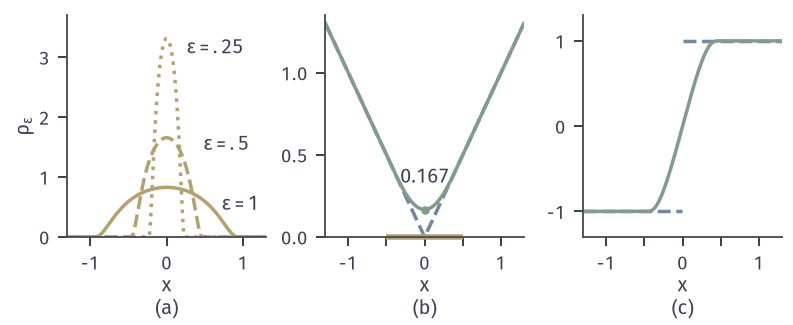

The script that drew this image:
from pathlib import Path
import sys
ROOT = next(p for p in Path(__file__).resolve().parents if (p/'build.sh').is_file() and (p/'tex/book.tex').is_file())
sys.path.insert(0, str(ROOT/'figures/00-shared/mathematical-preliminaries-upper/00-shared/comprehension-figures'))
from support import figure, save, BLUE, GREEN, YELLOW, RED, PURPLE, INK, MUTED, GRID, BLUE_FILL, GREEN_FILL, YELLOW_FILL, RED_FILL, PURPLE_FILL
import numpy as np

def bump(t):
    """psi(t)=exp(-1/(1-t^2)) on |t|<1 and 0 elsewhere."""
    t = np.asarray(t, float); out = np.zeros_like(t); m = np.abs(t) < 1
    out[m] = np.exp(-1/(1-t[m]**2)); return out
C1 = 0.44399381623014  # integral of psi over [-1,1]
def rho(t, eps=1.0):
    """1-D mollifier rho_eps(t)=rho(t/eps)/eps."""
    return bump(np.asarray(t, float)/eps)/C1/eps
def mollify(fun, x, eps, n=4001):
    """f_eps(x)=int rho_eps(z) f(x-z) dz by the midpoint rule on [-eps,eps]."""
    z = (np.arange(n)+.5)/n*2*eps-eps; dz = 2*eps/n
    return np.array([np.sum(rho(z, eps)*fun(xi-z))*dz for xi in np.atleast_1d(x)])
def letters(fig, axes, y=.02):
    for ax, s in zip(axes, ['(a)', '(b)', '(c)']):
        p = ax.get_position(); fig.text((p.x0+p.x1)/2, y, s, ha='center', va='bottom')
fig, axes = figure(width_mm=112, height_mm=46, ncols=3)
fig.set_layout_engine(None); fig.subplots_adjust(left=.085, right=.985, top=.95, bottom=.27, wspace=.3)
a = axes[0]; x = np.linspace(-1.3, 1.3, 1400)
for e, ls in zip([1, .5, .25], ['-', '--', ':']):
    a.plot(x, rho(x, e), color=YELLOW, lw=1.4, ls=ls)
a.text(.72, .45, r'$\varepsilon=1$', ha='left'); a.text(.48, 1.45, r'$\varepsilon=.5$', ha='left'); a.text(.26, 3.05, r'$\varepsilon=.25$', ha='left')
a.set_xlim(-1.3, 1.3); a.set_ylim(0, 3.7); a.set_xticks([-1, 0, 1]); a.set_yticks([0, 1, 2, 3]); a.set_xlabel('$x$', labelpad=1); a.set_ylabel(r'$\rho_\varepsilon$', labelpad=2)
b = axes[1]; x = np.linspace(-1.3, 1.3, 521); eps = .5
b.plot(x, np.abs(x), color=BLUE, lw=1.4, ls='--'); fe = mollify(np.abs, x, eps); b.plot(x, fe, color=GREEN, lw=1.4)
v0 = float(mollify(np.abs, np.array([0.]), eps)[0]); b.plot([0], [v0], 'o', ms=3.4, color=GREEN, mew=0); b.text(0, v0+.2, '{:.3f}'.format(v0), ha='center', va='center')
b.plot([-.5, .5], [0, 0], color=YELLOW, lw=2.2, solid_capstyle='butt', clip_on=False)
b.set_xlim(-1.3, 1.3); b.set_ylim(0, 1.35); b.set_xticks([-1, -.5, 0, .5, 1]); b.set_xticklabels(['-1', '', '0', '', '1']); b.set_yticks([0, .5, 1]); b.set_xlabel('$x$', labelpad=1)
c = axes[2]
c.plot(x[x < 0], -np.ones(np.sum(x < 0)), color=BLUE, lw=1.4, ls='--'); c.plot(x[x > 0], np.ones(np.sum(x > 0)), color=BLUE, lw=1.4, ls='--')
c.plot(x, mollify(np.sign, x, eps), color=GREEN, lw=1.4)
c.set_xlim(-1.3, 1.3); c.set_ylim(-1.3, 1.3); c.set_xticks([-1, -.5, 0, .5, 1]); c.set_xticklabels(['-1', '', '0', '', '1']); c.set_yticks([-1, 0, 1]); c.set_xlabel('$x$', labelpad=1)
letters(fig, axes)
save(fig, Path(__file__).resolve().parent, 'figure', {'formula': 'rho_eps from psi=exp(-1/(1-t^2)); f_eps=int rho_eps(z) f(x-z) dz, midpoint rule 4001; eps=0.5', 'value_at_0': v0})
print(v0)
